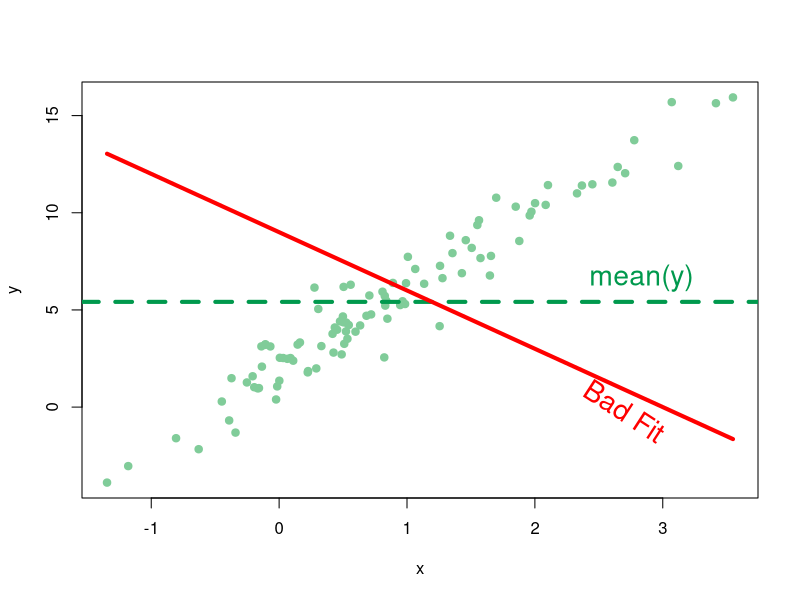

This figure's R source:
## R-squared can, mathematically, be negative.
## It will happen when we are fitting the data really badly.
## An example code for the plot of such scenario is shown below.
setwd("path where you want to save the plot")

png(filename="negative_r_squared.png")

set.seed(1234)
x = rnorm(100, mean=1, sd=1)
eps = rnorm(100, mean=0, sd=1)
y = 2+4*x+eps

plot(x, y, col = rgb(0.5,0.8,0.6), pch = 19)
abline(h = mean(y), col= rgb(0, 0.6, 0.3), lwd=4, lty=2)
text(2.8, mean(y)+1.2, " mean(y)", col =rgb(0, 0.6, 0.3), cex=1.7 )

set.seed(1234)
y_hat = 9 - 3 * x
lines(x, y_hat, col = "red", lwd = 4)
text(2.7, -0.2, "Bad Fit", col = "red", srt = -33, cex=1.7)

dev.off() 
